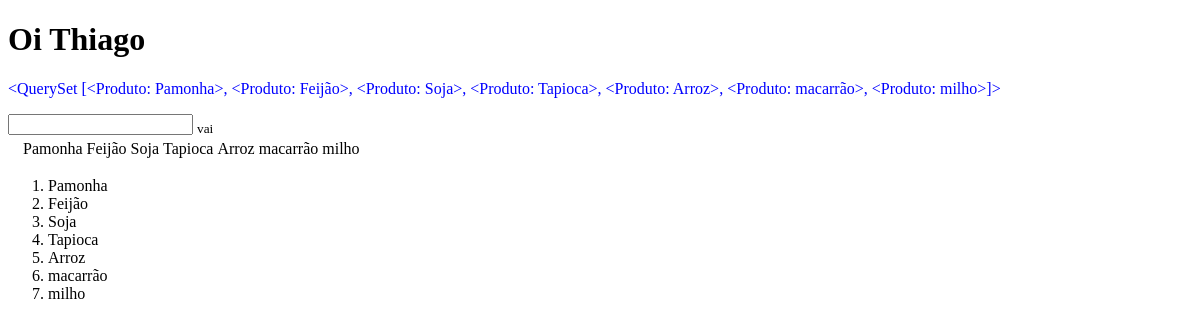
The app's page /loja/pesquisar, older data.
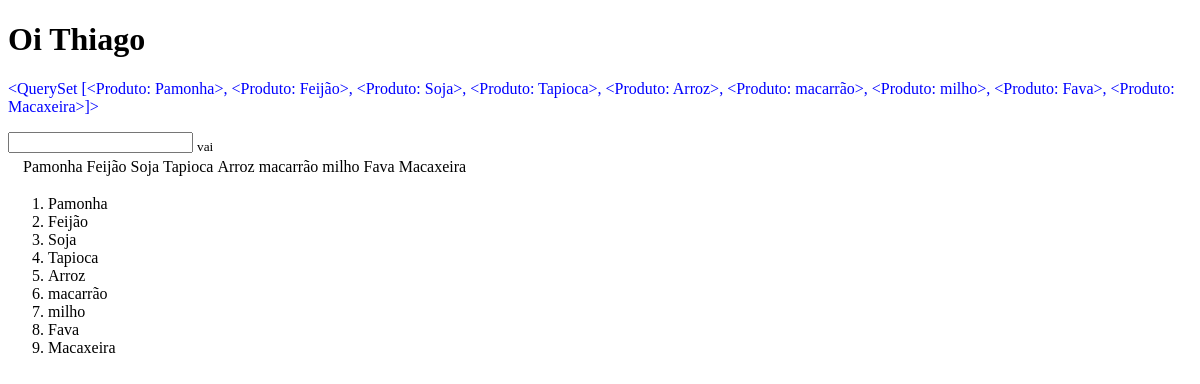
The same page, newer data.
### loja/models.py (models this page shows)
class Produto (models.Model):
    nome = models.CharField(max_length=100)
    preco = models.IntegerField(default=0)
    quantidade = models.IntegerField(default=0)
    def __str__(self):
        return self.nome

### loja/views.py (the view)
# urls.py: path('pesquisar', views.pesquisar, name='pesquisar'),
def pesquisar(request):
    if request.method == "POST":
        pesquisa = request.POST.get('pesquisa')
        resultado = Produto.objects.filter(nome__contains=pesquisa)
        return render(request,'loja/pesquisa.html',{'nome': 'Thiago', 'resultado':resultado})
    resultado = Produto.objects.all()          #filter(nome="Tapioca")
    return render(request,'loja/pesquisa.html',{'nome': 'Thiago', 'resultado':resultado})

### loja/templates/loja/pesquisa.html (shortened to what this page needs)
<!DOCTYPE html>
<html lang="en">
<head>
</head>
<body>
<h1>Oi {{nome}}</h1>
<p style="color: blue;" >{{resultado}}</p>
<form action="/campo/loja/pesquisar" id="pesquisar">
    <input type="text">
    <sub>vai</sub>
</form>
<table>
    <tr>
        <td>{{produtos.nome}}</td>
        <td>{{produtos.proco}}</td>
        <td>{{produtos.quantidade}}</td>
        {% for produtos in resultado %}
        <td>{{produtos.nome}}</td>
        {% endfor %}
    </tr>
</table>
<ol>
    {% for produtos in resultado %}
        <li>{{produtos.nome}}</li>
    {% endfor %}
</ol>
</body>
</html>

Row changes from the older to the newer data that the page shows:
computed for Produto "Pamonha": nome.nome "<QuerySet [<Produto: Pamonha>, <Produto: Feijão>, <Produto: Soja>, <Produto: Tapioca>, <Produto: Arroz>, <Produto: macarrão>, <Produto: milho>]>" → "…Arroz>, <Produto: macarrão>, <Produto: milho>, <Produto: Fava>, <Produto: Macaxeira>]>"
added Produto: nome "Fava"
added Produto: nome "Macaxeira"
